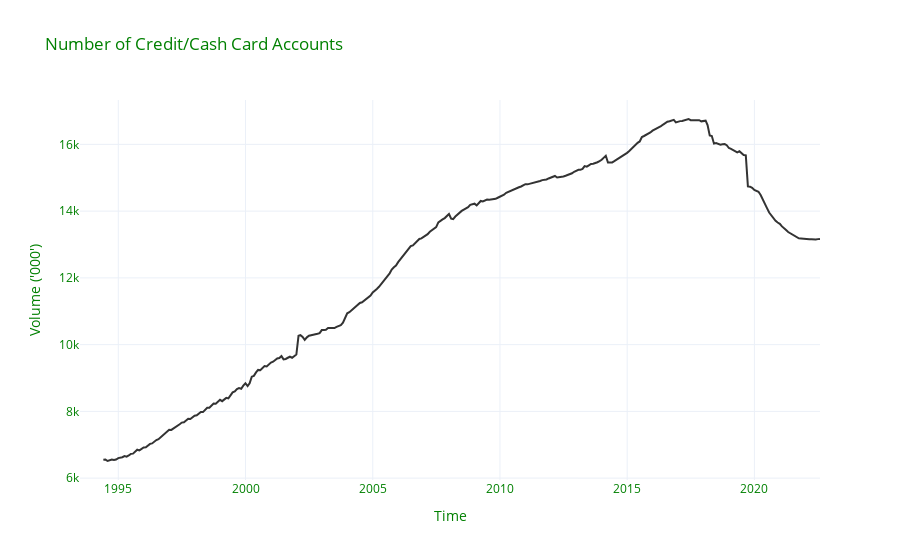

The code cell stored with this chart in its notebook:
### Code cell
plot = px.line(df_named,x='date',y='Number of accounts',title= 'Number of Credit/Cash Card Accounts',template='plotly_white')
plot.update_traces(line_color='#333333', line_width=2)
plot.update_layout(
    xaxis_title="Time",
    yaxis_title="Volume ('000')",
    legend_title="Legend Title",
    font=dict(
        size=12,
        color="Green"
    )
)
plot.show()

### Figure 1 — Plotly figure (JSON) as saved in the notebook; plotly's stock layout.template omitted (floating-point values rounded to 4 significant figures; data arrays with more than 128 entries replaced by an {"elided": "..."} marker saying what was removed)
{"data": [{"hovertemplate": "date=%{x}<br>Number of accounts=%{y}<extra></extra>", "legendgroup": "", "line": {"color": "#333333", "dash": "solid", "width": 2}, "marker": {"symbol": "circle"}, "mode": "lines", "name": "", "orientation": "v", "showlegend": false, "type": "scatter", "x": {"elided": "350 str values"}, "xaxis": "x", "y": {"elided": "350 float values"}, "yaxis": "y"}], "layout": {"font": {"color": "Green", "size": 12}, "legend": {"title": {"text": "Legend Title"}, "tracegroupgap": 0}, "title": {"text": "Number of Credit/Cash Card Accounts"}, "xaxis": {"anchor": "y", "domain": [0, 1], "title": {"text": "Time"}}, "yaxis": {"anchor": "x", "domain": [0, 1], "title": {"text": "Volume ('000')"}}}}
